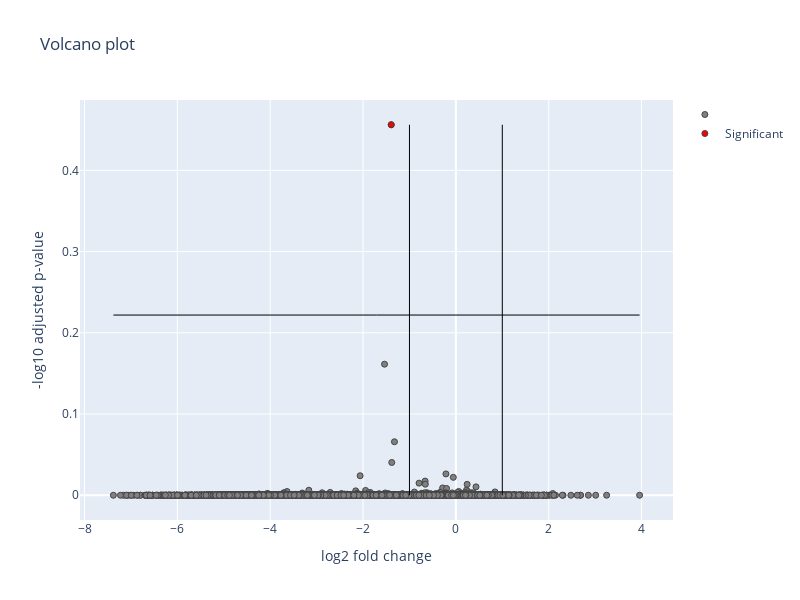

The notebook cell this image was saved under:
### Code cell
# Calculate log2 fold change and -log10 adjusted p-value
de_results['log2fc'] = np.log2(de_results['fold_change'])
de_results['-log10p'] = -np.log10(de_results['p_value'])

# Define significance thresholds
threshold_log2fc = np.log2(2)  # Equivalent to a fold change of 2
threshold_log10p = -np.log10(0.6)  # Equivalent to an adjusted p-value of 0.05

# Create a volcano plot
fig = go.Figure()

# Add all points
fig.add_trace(go.Scatter(
    x=de_results['log2fc'],
    y=de_results['-log10p'],
    mode='markers',
    text=de_results.index,  # Display gene names on hover
    marker=dict(
        color='gray',  # Color points gray by default
        line=dict(width=1)  # Outline markers
    ),
    hovertemplate="<b>%{text}</b><br><br>log2fc: %{x}<br>-log10p: %{y}<extra></extra>",  # Customize hover text
    name=''
))

# Highlight significant points
fig.add_trace(go.Scatter(
    x=de_results.loc[(de_results['log2fc'].abs() > threshold_log2fc) & (de_results['-log10p'] > threshold_log10p), 'log2fc'],
    y=de_results.loc[(de_results['log2fc'].abs() > threshold_log2fc) & (de_results['-log10p'] > threshold_log10p), '-log10p'],
    mode='markers',
    text=de_results.loc[(de_results['log2fc'].abs() > threshold_log2fc) & (de_results['-log10p'] > threshold_log10p)].index,
    marker=dict(
        color='red',  # Color significant points red
        line=dict(width=1)
    ),
    hovertemplate="<b>%{text}</b><br><br>log2fc: %{x}<br>-log10p: %{y}<extra></extra>",
    name='Significant'
))

# Add lines to denote significance thresholds
fig.add_shape(type="line", x0=threshold_log2fc, x1=threshold_log2fc, y0=0, y1=de_results['-log10p'].max(), line=dict(color="black", width=1))
fig.add_shape(type="line", x0=-threshold_log2fc, x1=-threshold_log2fc, y0=0, y1=de_results['-log10p'].max(), line=dict(color="black", width=1))
fig.add_shape(type="line", x0=de_results['log2fc'].min(), x1=de_results['log2fc'].max(), y0=threshold_log10p, y1=threshold_log10p, line=dict(color="black", width=1))

# Update layout
fig.update_layout(
    title='Volcano plot',
    xaxis_title='log2 fold change',
    yaxis_title='-log10 adjusted p-value',
    showlegend=True,
    autosize=False,
    width=800,
    height=600,
)

# Show plot
fig.show()

### Figure 1 — Plotly figure (JSON) as saved in the notebook; plotly's stock layout.template omitted (floating-point values rounded to 4 significant figures; data arrays with more than 128 entries replaced by an {"elided": "..."} marker saying what was removed)
{"data": [{"hovertemplate": "<b>%{text}</b><br><br>log2fc: %{x}<br>-log10p: %{y}<extra></extra>", "marker": {"color": "gray", "line": {"width": 1}}, "mode": "markers", "name": "", "text": {"elided": "20042 int values"}, "type": "scatter", "x": {"elided": "20042 float values"}, "y": {"elided": "20042 float values"}}, {"hovertemplate": "<b>%{text}</b><br><br>log2fc: %{x}<br>-log10p: %{y}<extra></extra>", "marker": {"color": "red", "line": {"width": 1}}, "mode": "markers", "name": "Significant", "text": [0], "type": "scatter", "x": [-1.393], "y": [0.4562]}], "layout": {"autosize": false, "height": 600, "shapes": [{"line": {"color": "black", "width": 1}, "type": "line", "x0": 1, "x1": 1, "y0": 0, "y1": 0.4562}, {"line": {"color": "black", "width": 1}, "type": "line", "x0": -1, "x1": -1, "y0": 0, "y1": 0.4562}, {"line": {"color": "black", "width": 1}, "type": "line", "x0": -7.378, "x1": 3.958, "y0": 0.2218, "y1": 0.2218}], "showlegend": true, "title": {"text": "Volcano plot"}, "width": 800, "xaxis": {"title": {"text": "log2 fold change"}}, "yaxis": {"title": {"text": "-log10 adjusted p-value"}}}}
